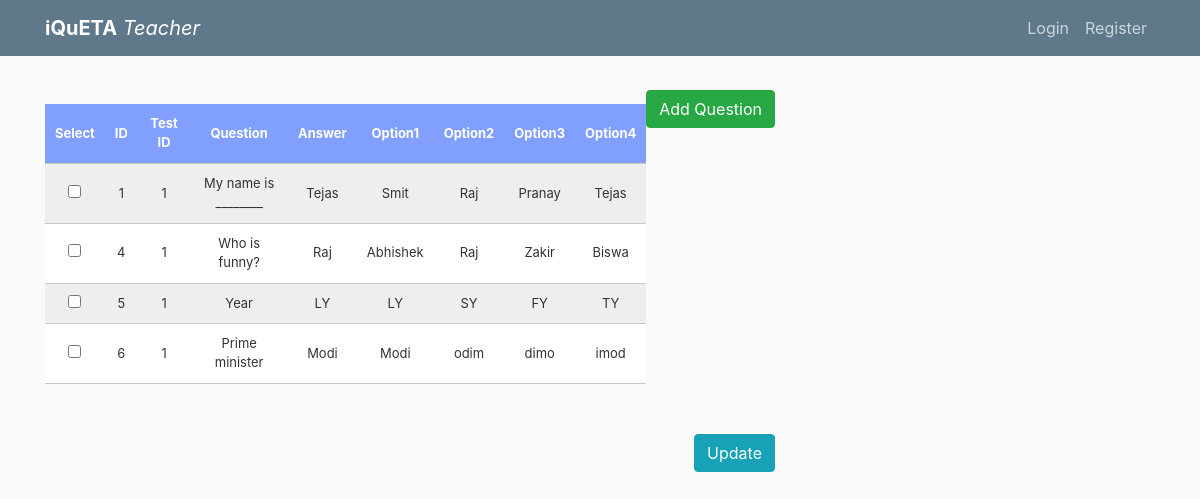
Screenshot of /viewqns/1/ with the database file from the repository.
### flask_app/models.py (models this page shows, shortened)
class Questions(db.Model):
    id = db.Column(db.Integer, primary_key=True)
    question_text = db.Column(db.String(200), nullable=False)
    test_id = db.Column(db.Integer, db.ForeignKey('test.id',ondelete="CASCADE"), nullable=False)
    ans = db.Column(db.String(200),nullable=False)
    op1 = db.Column(db.String(200))
    op2 = db.Column(db.String(200))
    op3 = db.Column(db.String(200))
    op4 = db.Column(db.String(200))

### flask_app/routes.py (the view)
@app.route('/viewqns/<id>/', methods = ['GET', 'POST'])
def viewqns(id):
    my_data=Questions.query.filter_by(test_id=id).all()
    return render_template('viewqns.html', title='viewqns',currentUserType = currentUserType,rows=my_data,tid=id)

### flask_app/__init__.py (called while the page is built)
    def isStudent(self):
        if self._type == "student":
            return True
        return False

    def isTeacher(self):
        if self._type == "teacher":
            return True
        return False

### flask_app/templates/viewqns.html (shortened to what this page needs)
{% extends "layout.html" %}
{% block content %}
	<table class="dataframe male">
                    <thead>
                    	<th>Select</th>
                        <th>ID</th>
                        <th>Test ID</th>
                        <th>Question</th>
                        <th>Answer</th>
                        <th>Option1</th>
                        <th>Option2</th>
                        <th>Option3</th>
                        <th>Option4</th>
                    </thead>
                    {% for r in rows %}
                        <tr>
                        	<td><input type=checkbox class="get_value" name={{r.id}} value={{r.id}}><br/></td>
                            <td>{{r.id}}</td>
                            <td>{{r.test_id}}</td>
                            <td>{{r.question_text}}</td>
                            <td>{{r.ans}}</td>
                            <td>{{r.op1}}</td>
                            <td>{{r.op2}}</td>
                            <td>{{r.op3}}</td>
                            <td>{{r.op4}}</td>
                            {% endfor%}
</tr>
                            <a href="/add_question/{{tid}}" class="btn btn-success btn-xs float-right" data-toggle="modal" data-target="#questionedit{{tid}}">Add Question</a><br>
                            </table>
    <button type="button" class="btn btn-info float-right" name="upquestions" id="upquestions">Update</button>
                             {% endblock content %}

### flask_app/templates/layout.html (shortened to what this page needs)
<!DOCTYPE html>
<html>
<head>
    <link rel="stylesheet" href="https://maxcdn.bootstrapcdn.com/bootstrap/4.0.0/css/bootstrap.min.css">
    <link rel="stylesheet" href="https://stackpath.bootstrapcdn.com/bootstrap/4.5.0/css/bootstrap.min.css">
    <link rel="stylesheet" href="http://code.jquery.com/ui/1.12.1/themes/base/jquery-ui.css">
    <link rel="stylesheet" type="text/css" href="{{ url_for('static', filename='main.css') }}">
    <link rel="stylesheet" type="text/css" href="{{ url_for('static', filename='tab.css') }}">
</head>
<body>
    <header class="site-header">
      <nav class="navbar navbar-expand-md navbar-dark bg-steel fixed-top">
        <div class="container">
          {% if currentUserType.isStudent() %}
            <a class="navbar-brand mr-4" href="{{ url_for('home') }}"><b>iQuETA</b> <i>Student</i></a>
          {% elif currentUserType.isTeacher() %}
            <a class="navbar-brand mr-4" href="{{ url_for('home') }}"><b>iQuETA</b> <i>Teacher</i></a>
          {% else %}
            <a class="navbar-brand mr-4" href="{{ url_for('home') }}"><b>iQuETA</b></a>
          {% endif %}
          <div class="collapse navbar-collapse" id="navbarToggle">
            <div class="navbar-nav">
              {% if current_user.is_authenticated %}
                {% if currentUserType.isStudent() %}
                  <a class="nav-item nav-link" href="" data-toggle="modal" data-target="#exampleModal"> Enter Test Code</a>
                {% else %}
                  <a class="nav-item nav-link" href="" data-toggle="modal" data-target="#mymodal" > Create New Test</a>
                {% endif %}
                <a class="nav-item nav-link" href="{{ url_for('account') }}"> {{current_user.name}}'s Account</a>
                <a class="nav-item nav-link" href="{{ url_for('logout') }}">Logout</a>
              {% else %}
                <a class="nav-item nav-link" href="{{ url_for('login') }}">Login</a>
                <a class="nav-item nav-link" href="{{ url_for('register') }}">Register</a>
              {% endif %}
            </div>
          </div>
        </div>
      </nav>
    </header>
    <main role="main" class="container">
      <div class="row">
        <div class="col-md-8">
          {% block content %}{% endblock %}
        </div>
      </div>
    </main>
  </body>
</html>

### flask_app/static/main.css (style rules this page uses)
body { background: #fafafa; color: #333333; margin-top: 5rem; }
.bg-steel { background-color: #5f788a; }
.site-header .navbar-nav .nav-link { color: #cbd5db; }
.btn { padding: .375rem .75rem; margin-top:10px; }

### flask_app/static/tab.css (style rules this page uses)
table.dataframe, .dataframe th, .dataframe td { border: none; border-bottom: 1px solid #C8C8C8; border-collapse: collapse; text-align:center; padding: 10px; margin-bottom: 40px; font-size: 0.9em; }
.male th { background-color: #809fff; color: white; }
tr:nth-child(odd) { background-color:#eee; }
tr:nth-child(even) { background-color:#fff; }

### rows the page displays
Questions: id "1", test_id "1", question_text "My name is ________", ans "Tejas", op1 "Smit", op2 "Raj", op3 "Pranay", op4 "Tejas"
Questions: id "4", test_id "1", question_text "Who is funny?", ans "Raj", op1 "Abhishek", op2 "Raj", op3 "Zakir", op4 "Biswa"
Questions: id "5", test_id "1", question_text "Year", ans "LY", op1 "LY", op2 "SY", op3 "FY", op4 "TY"
Questions: id "6", test_id "1", question_text "Prime minister", ans "Modi", op1 "Modi", op2 "odim", op3 "dimo", op4 "imod"
